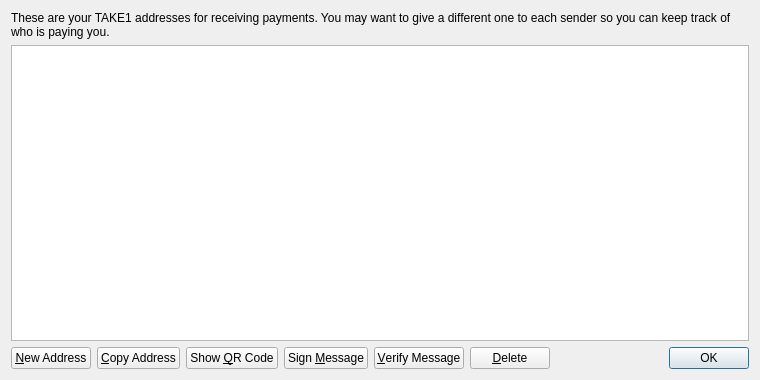
<?xml version="1.0" encoding="UTF-8"?>
<ui version="4.0">
 <class>AddressBookPage</class>
 <widget class="QWidget" name="AddressBookPage">
  <property name="geometry">
   <rect>
    <x>0</x>
    <y>0</y>
    <width>760</width>
    <height>380</height>
   </rect>
  </property>
  <property name="windowTitle">
   <string>Address Book</string>
  </property>
  <property name="styleSheet">
   <string notr="true">background-image: url(:/images/2s);</string>
  </property>
  <layout class="QVBoxLayout" name="verticalLayout">
   <item>
    <widget class="QLabel" name="labelExplanation">
     <property name="text">
      <string>These are your TAKE1 addresses for receiving payments. You may want to give a different one to each sender so you can keep track of who is paying you.</string>
     </property>
     <property name="textFormat">
      <enum>Qt::PlainText</enum>
     </property>
     <property name="wordWrap">
      <bool>true</bool>
     </property>
    </widget>
   </item>
   <item>
    <widget class="QTableView" name="tableView">
     <property name="contextMenuPolicy">
      <enum>Qt::CustomContextMenu</enum>
     </property>
     <property name="toolTip">
      <string>Double-click to edit address or label</string>
     </property>
     <property name="tabKeyNavigation">
      <bool>false</bool>
     </property>
     <property name="alternatingRowColors">
      <bool>true</bool>
     </property>
     <property name="selectionMode">
      <enum>QAbstractItemView::SingleSelection</enum>
     </property>
     <property name="selectionBehavior">
      <enum>QAbstractItemView::SelectRows</enum>
     </property>
     <property name="sortingEnabled">
      <bool>true</bool>
     </property>
     <attribute name="verticalHeaderVisible">
      <bool>false</bool>
     </attribute>
    </widget>
   </item>
   <item>
    <layout class="QHBoxLayout" name="horizontalLayout">
     <item>
      <widget class="QPushButton" name="newAddressButton">
       <property name="toolTip">
        <string>Create a new address</string>
       </property>
       <property name="text">
        <string>&amp;New Address</string>
       </property>
       <property name="icon">
        <iconset resource="../bitcoin.qrc">
         <normaloff>:/icons/add</normaloff>:/icons/add</iconset>
       </property>
      </widget>
     </item>
     <item>
      <widget class="QPushButton" name="copyToClipboard">
       <property name="toolTip">
        <string>Copy the currently selected address to the system clipboard</string>
       </property>
       <property name="text">
        <string>&amp;Copy Address</string>
       </property>
       <property name="icon">
        <iconset resource="../bitcoin.qrc">
         <normaloff>:/icons/editcopy</normaloff>:/icons/editcopy</iconset>
       </property>
      </widget>
     </item>
     <item>
      <widget class="QPushButton" name="showQRCode">
       <property name="text">
        <string>Show &amp;QR Code</string>
       </property>
       <property name="icon">
        <iconset resource="../bitcoin.qrc">
         <normaloff>:/icons/qrcode</normaloff>:/icons/qrcode</iconset>
       </property>
      </widget>
     </item>
     <item>
      <widget class="QPushButton" name="signMessage">
       <property name="toolTip">
        <string>Sign a message to prove you own a TAKE1 address</string>
       </property>
       <property name="text">
        <string>Sign &amp;Message</string>
       </property>
       <property name="icon">
        <iconset resource="../bitcoin.qrc">
         <normaloff>:/icons/edit</normaloff>:/icons/edit</iconset>
       </property>
      </widget>
     </item>
     <item>
      <widget class="QPushButton" name="verifyMessage">
       <property name="toolTip">
        <string>Verify a message to ensure it was signed with a specified TAKE1 address</string>
       </property>
       <property name="text">
        <string>&amp;Verify Message</string>
       </property>
       <property name="icon">
        <iconset resource="../bitcoin.qrc">
         <normaloff>:/icons/transaction_0</normaloff>:/icons/transaction_0</iconset>
       </property>
      </widget>
     </item>
     <item>
      <widget class="QPushButton" name="deleteButton">
       <property name="toolTip">
        <string>Delete the currently selected address from the list</string>
       </property>
       <property name="text">
        <string>&amp;Delete</string>
       </property>
       <property name="icon">
        <iconset resource="../bitcoin.qrc">
         <normaloff>:/icons/remove</normaloff>:/icons/remove</iconset>
       </property>
      </widget>
     </item>
     <item>
      <spacer name="horizontalSpacer">
       <property name="orientation">
        <enum>Qt::Horizontal</enum>
       </property>
       <property name="sizeHint" stdset="0">
        <size>
         <width>40</width>
         <height>20</height>
        </size>
       </property>
      </spacer>
     </item>
     <item>
      <widget class="QDialogButtonBox" name="buttonBox">
       <property name="sizePolicy">
        <sizepolicy hsizetype="Maximum" vsizetype="Fixed">
         <horstretch>0</horstretch>
         <verstretch>0</verstretch>
        </sizepolicy>
       </property>
       <property name="standardButtons">
        <set>QDialogButtonBox::Ok</set>
       </property>
      </widget>
     </item>
    </layout>
   </item>
  </layout>
 </widget>
 <resources>
  <include location="../bitcoin.qrc"/>
 </resources>
 <connections/>
</ui>
